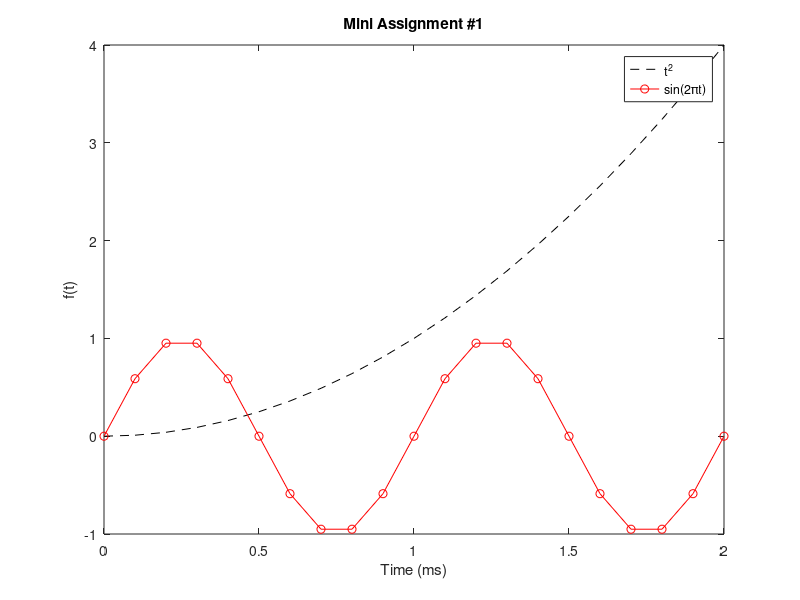

Write the MATLAB code that produced this figure.

%这是一个plot的综合练习
t=0:0.1:2;f=power(t,2);g=sin(2*pi*t);
plot(t,f,'--k',t,g,'or-');
xlabel('Time (ms)');
ylabel('f(t)');
title('Mini Assignment #1');
legend('t^2','sin(2\pit)')